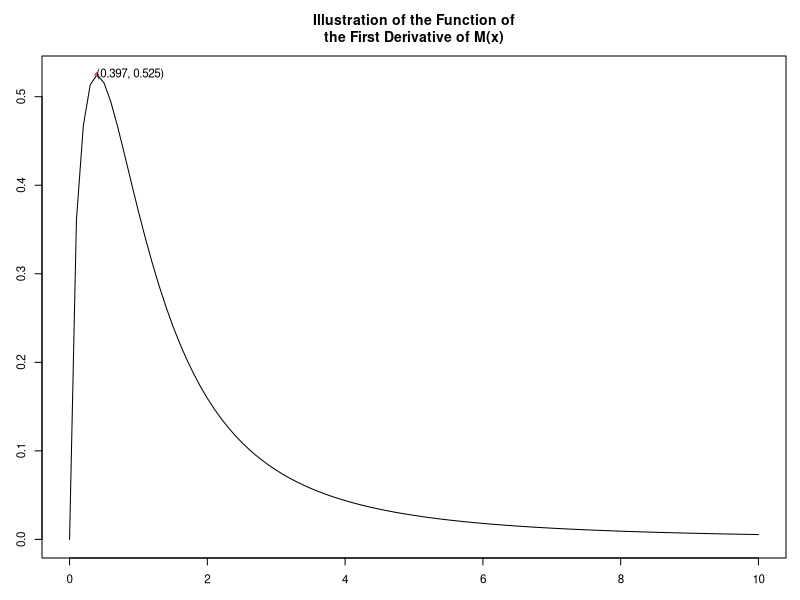
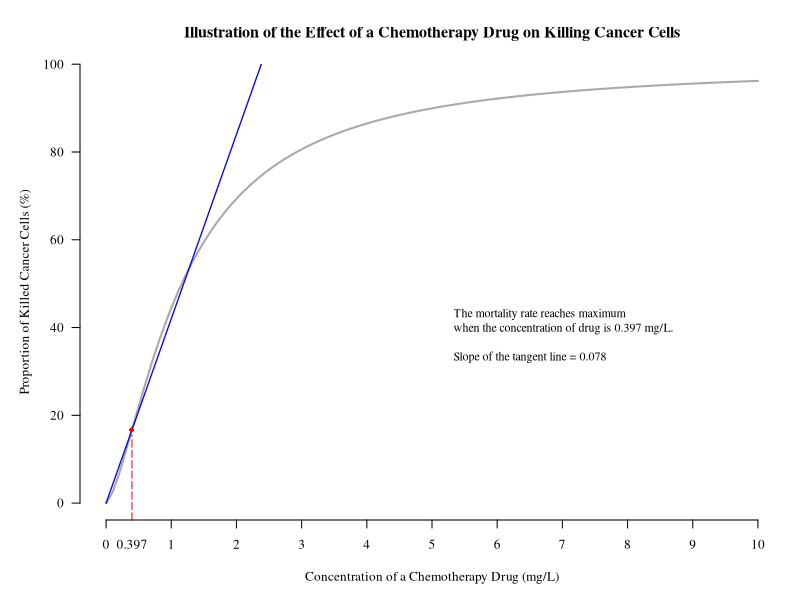
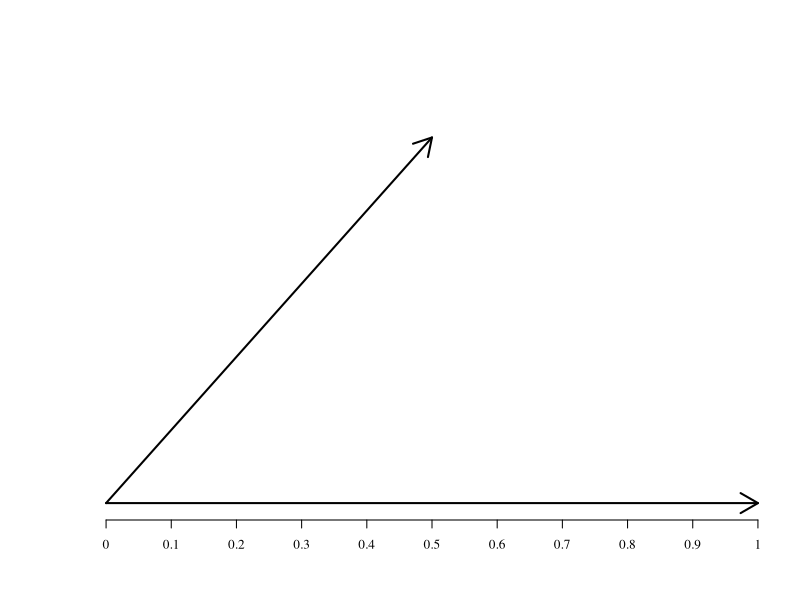

Recreate these plots in R, in order. (Note: this script raises an error after producing the figures.)
##### Problem 1 #####
# a
f <- function(x)  (0.8*x^1.5)/(1+ 0.8*x^1.5)
# Compute First-order derivative
D(expression((0.8*x^1.5)/(1+ 0.8*x^1.5)), 'x')
# 0.8 * (1.5 * x^0.5)/(1 + 0.8 * x^1.5) - 
# (0.8 * x^1.5) * (0.8 * (1.5 * x^0.5))/(1 + 0.8 * x^1.5)^2
df.dx <- function(x) 0.8 * (1.5 * x^0.5)/(1 + 0.8 * x^1.5) - (0.8 * x^1.5) * (0.8 * (1.5 * x^0.5))/(1 + 0.8 * x^1.5)^2
df.dx(3)

# Compute Second Derivative
D(expression(0.8 * (1.5 * x^0.5)/(1 + 0.8 * x^1.5) - 
               (0.8 * x^1.5) * (0.8 * (1.5 * x^0.5))/(1 + 0.8 * x^1.5)^2), 'x')
d2f.dx2 <- function(x) {0.8 * (1.5 * (0.5 * x^-0.5))/(1 + 0.8 * x^1.5) -
    0.8 * (1.5 * x^0.5) * (0.8 * (1.5 * x^0.5))/(1 + 0.8 * x^1.5)^2 -
    ((0.8 *  (1.5 * x^0.5) * (0.8 * (1.5 * x^0.5)) + (0.8 * x^1.5) * (0.8 *(1.5 * (0.5 * x^-0.5))))/(1 + 0.8 * x^1.5)^2 -
       (0.8 * x^1.5) * (0.8 * (1.5 * x^0.5)) * (2 * (0.8 * (1.5 * x^0.5) * (1 +0.8 * x^1.5)))/((1 + 0.8 * x^1.5)^2)^2)}
install.packages("pracma")
library(pracma)
xmax <- uniroot(d2f.dx2, c(0.01,10))$root

# Compute Third order derivative
D(expression(0.8 * (1.5 * (0.5 * x^-0.5))/(1 + 0.8 * x^1.5) -
               0.8 * (1.5 * x^0.5) * (0.8 * (1.5 * x^0.5))/(1 + 0.8 * x^1.5)^2 -
               ((0.8 *  (1.5 * x^0.5) * (0.8 * (1.5 * x^0.5)) + (0.8 * x^1.5) * (0.8 *(1.5 * (0.5 * x^-0.5))))/(1 + 0.8 * x^1.5)^2 -
                  (0.8 * x^1.5) * (0.8 * (1.5 * x^0.5)) * (2 * (0.8 * (1.5 * x^0.5) * (1 +0.8 * x^1.5)))/((1 + 0.8 * x^1.5)^2)^2)), 'x')
d3f.dx3 <- function(x) {-(0.8 * (1.5 * (0.5 * (x^-(0.5 + 1) * 0.5)))/(1 + 0.8 * x^1.5) + 
                            0.8 * (1.5 * (0.5 * x^-0.5)) * (0.8 * (1.5 * x^0.5))/(1 + 0.8 * x^1.5)^2 +
                            ((0.8 * (1.5 * (0.5 * x^-0.5)) * (0.8 *(1.5 * x^0.5)) +
                                0.8 * (1.5 * x^0.5) * (0.8 * (1.5 * (0.5 * x^-0.5))))/(1 + 0.8 * x^1.5)^2 - 
                               0.8 * (1.5 * x^0.5) * (0.8 * (1.5 * x^0.5)) * (2 * (0.8 * (1.5 * x^0.5) * (1 + 0.8 * x^1.5)))/((1 + 0.8 * x^1.5)^2)^2) +
                            ((0.8 * (1.5 * (0.5 * x^-0.5)) * (0.8 *(1.5 * x^0.5)) + 
                                0.8 * (1.5 * x^0.5) * (0.8 * (1.5 * (0.5 * x^-0.5))) + (0.8 * (1.5 * x^0.5) * (0.8 * (1.5 * (0.5 * x^-0.5))) -
                              (0.8 * x^1.5) * (0.8 * (1.5 * (0.5 * (x^-(0.5 + 1) * 0.5))))))/(1 +0.8 * x^1.5)^2 - (0.8 * (1.5 * x^0.5) * (0.8 * (1.5 * x^0.5)) +
                              (0.8 * x^1.5) * (0.8 * (1.5 * (0.5 * x^-0.5)))) * (2 * (0.8 *  (1.5 * x^0.5) * (1 + 0.8 * x^1.5)))/
                               ((1 + 0.8 * x^1.5)^2)^2 - (((0.8 * (1.5 * x^0.5) * (0.8 * (1.5 * x^0.5)) + (0.8 * x^1.5) *
                               (0.8 * (1.5 * (0.5 * x^-0.5)))) * (2 * (0.8 * (1.5 * x^0.5) * (1 + 0.8 * x^1.5))) + (0.8 * x^1.5) * 
                                 (0.8 *(1.5 * x^0.5)) * (2 * (0.8 * (1.5 * (0.5 * x^-0.5)) *  (1 + 0.8 * x^1.5) +
                              0.8 * (1.5 * x^0.5) * (0.8 * (1.5 *x^0.5)))))/((1 + 0.8 * x^1.5)^2)^2 - (0.8 * x^1.5) *
                                (0.8 * (1.5 * x^0.5)) * (2 * (0.8 * (1.5 * x^0.5) * (1 +0.8 * x^1.5))) *
                                (2 * (2 * (0.8 * (1.5 * x^0.5) * (1 +0.8 * x^1.5)) * 
                                        ((1 + 0.8 * x^1.5)^2)))/(((1 + 0.8 * x^1.5)^2)^2)^2))) }

d3f.dx3 <- function(x) {
  D(expression(0.8 * (1.5 * (0.5 * x^-0.5))/(1 + 0.8 * x^1.5) -
                 0.8 * (1.5 * x^0.5) * (0.8 * (1.5 * x^0.5))/(1 + 0.8 * x^1.5)^2 -
                 ((0.8 *  (1.5 * x^0.5) * (0.8 * (1.5 * x^0.5)) + (0.8 * x^1.5) * (0.8 *(1.5 * (0.5 * x^-0.5))))/(1 + 0.8 * x^1.5)^2 -
                    (0.8 * x^1.5) * (0.8 * (1.5 * x^0.5)) * (2 * (0.8 * (1.5 * x^0.5) * (1 +0.8 * x^1.5)))/((1 + 0.8 * x^1.5)^2)^2)), 'x')
  
}
d3f.dx3(xmax)

par(mar=c(3,3,4,1), cex = 0.7)
plot(df.dx, xlim = c(0, 10),
     main = "Illustration of the Function of\nthe First Derivative of M(x)")
points(xmax, df.dx(xmax), col = 2, pch = 18)
text(0.287, 0.525, "(0.397, 0.525)", pos = 4)


#c
relative.rate <- df.dx(3)/f(3)

#d
elasticity <- (df.dx(3)*3)/f(3)

#e
x <- seq(from=0, to=10, length=100)
par(mar = c(5,5,4,1), cex = 0.8, family = "serif")
plot(x, f(x), type = "l", main = "Illustration of the Effect of a Chemotherapy Drug on Killing Cancer Cells",
     xlab = "Concentration of a Chemotherapy Drug (mg/L)",
     ylab = "Proportion of Killed Cancer Cells (%)", lwd = 2, col = "darkgrey",
     bty = "n", xaxt = "n", yaxt = "n")
axis(1, at = c(0:10), labels = c(0:10))
axis(1, at = xmax, tck = f(xmax)+0.02, labels = round(xmax, 3),
     las = 1, col = "red", col.ticks = "red", lty = 5)
axis(2, at =  seq(from=0, to=1, length=6), labels = seq(from=0, to=100, length=6), las=2)
tan.line <- (f(xmax)/xmax) * (x - xmax) + f(xmax)
lines(x, tan.line, col = "blue", lwd = 1.3, lty = 1)
points(xmax, f(xmax), pch = 18, col = "red")
legend(5, 0.5, "The mortality rate reaches maximum\nwhen the concentration of drug is 0.397 mg/L.
       \nSlope of the tangent line = 0.078",
       cex = 0.9, box.lty = 0)


## 3
par(family = "serif")
plot.new()
axis(1, at=seq(from = 0, to=1, length=11), labels = seq(from = 0, to=1, length=11))
arrows(1,0, 0,0, length = 0.2, code = 1, lwd = 2)
arrows(0.5,sqrt(0.75), 0,0, length = 0.2 , code = 1, lwd = 2)
lines()
th = seq(from = 0, to = pi/3, length = 60)
lines(0.1*cos(th), 0.1*sin(th))
text(0.13, 0.09, "θ")





